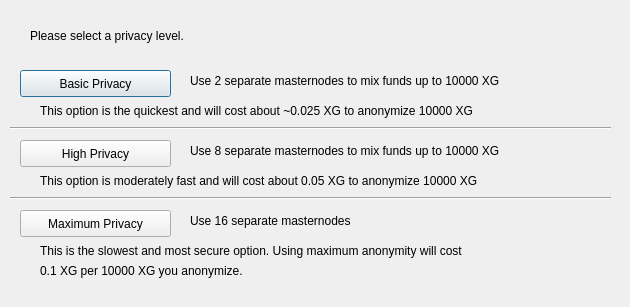
<?xml version="1.0" encoding="UTF-8"?>
<ui version="4.0">
 <class>ObfuscationConfig</class>
 <widget class="QDialog" name="ObfuscationConfig">
  <property name="geometry">
   <rect>
    <x>0</x>
    <y>0</y>
    <width>630</width>
    <height>307</height>
   </rect>
  </property>
  <property name="windowTitle">
   <string>Configure Obfuscation</string>
  </property>
  <widget class="QPushButton" name="buttonBasic">
   <property name="geometry">
    <rect>
     <x>20</x>
     <y>70</y>
     <width>151</width>
     <height>27</height>
    </rect>
   </property>
   <property name="text">
    <string>Basic Privacy</string>
   </property>
  </widget>
  <widget class="QPushButton" name="buttonHigh">
   <property name="geometry">
    <rect>
     <x>20</x>
     <y>140</y>
     <width>151</width>
     <height>27</height>
    </rect>
   </property>
   <property name="text">
    <string>High Privacy</string>
   </property>
  </widget>
  <widget class="QPushButton" name="buttonMax">
   <property name="geometry">
    <rect>
     <x>20</x>
     <y>210</y>
     <width>151</width>
     <height>27</height>
    </rect>
   </property>
   <property name="text">
    <string>Maximum Privacy</string>
   </property>
  </widget>
  <widget class="QLabel" name="label">
   <property name="geometry">
    <rect>
     <x>30</x>
     <y>20</y>
     <width>571</width>
     <height>31</height>
    </rect>
   </property>
   <property name="text">
    <string>Please select a privacy level.</string>
   </property>
  </widget>
  <widget class="QLabel" name="label_2">
   <property name="geometry">
    <rect>
     <x>190</x>
     <y>70</y>
     <width>421</width>
     <height>21</height>
    </rect>
   </property>
   <property name="text">
    <string>Use 2 separate masternodes to mix funds up to 10000 XG</string>
   </property>
  </widget>
  <widget class="QLabel" name="label_3">
   <property name="geometry">
    <rect>
     <x>190</x>
     <y>140</y>
     <width>411</width>
     <height>21</height>
    </rect>
   </property>
   <property name="text">
    <string>Use 8 separate masternodes to mix funds up to 10000 XG</string>
   </property>
  </widget>
  <widget class="QLabel" name="label_4">
   <property name="geometry">
    <rect>
     <x>190</x>
     <y>210</y>
     <width>421</width>
     <height>21</height>
    </rect>
   </property>
   <property name="text">
    <string>Use 16 separate masternodes</string>
   </property>
  </widget>
  <widget class="QLabel" name="label_6">
   <property name="geometry">
    <rect>
     <x>40</x>
     <y>100</y>
     <width>561</width>
     <height>21</height>
    </rect>
   </property>
   <property name="text">
    <string>This option is the quickest and will cost about ~0.025 XG to anonymize 10000 XG</string>
   </property>
  </widget>
  <widget class="QLabel" name="label_7">
   <property name="geometry">
    <rect>
     <x>40</x>
     <y>170</y>
     <width>561</width>
     <height>21</height>
    </rect>
   </property>
   <property name="text">
    <string>This option is moderately fast and will cost about 0.05 XG to anonymize 10000 XG</string>
   </property>
  </widget>
  <widget class="QLabel" name="label_8">
   <property name="geometry">
    <rect>
     <x>40</x>
     <y>240</y>
     <width>561</width>
     <height>21</height>
    </rect>
   </property>
   <property name="text">
    <string>This is the slowest and most secure option. Using maximum anonymity will cost</string>
   </property>
  </widget>
  <widget class="QLabel" name="label_9">
   <property name="geometry">
    <rect>
     <x>40</x>
     <y>260</y>
     <width>561</width>
     <height>21</height>
    </rect>
   </property>
   <property name="text">
    <string>0.1 XG per 10000 XG you anonymize.</string>
   </property>
  </widget>
  <widget class="Line" name="line">
   <property name="geometry">
    <rect>
     <x>10</x>
     <y>120</y>
     <width>601</width>
     <height>16</height>
    </rect>
   </property>
   <property name="orientation">
    <enum>Qt::Horizontal</enum>
   </property>
  </widget>
  <widget class="Line" name="line_2">
   <property name="geometry">
    <rect>
     <x>10</x>
     <y>190</y>
     <width>601</width>
     <height>16</height>
    </rect>
   </property>
   <property name="orientation">
    <enum>Qt::Horizontal</enum>
   </property>
  </widget>
 </widget>
 <resources/>
 <connections/>
</ui>
